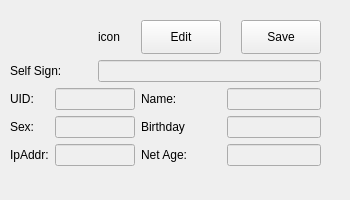
<?xml version="1.0" encoding="UTF-8"?>
<ui version="4.0">
 <class>UserInfoForm</class>
 <widget class="QWidget" name="UserInfoForm">
  <property name="enabled">
   <bool>true</bool>
  </property>
  <property name="geometry">
   <rect>
    <x>0</x>
    <y>0</y>
    <width>350</width>
    <height>200</height>
   </rect>
  </property>
  <property name="minimumSize">
   <size>
    <width>350</width>
    <height>200</height>
   </size>
  </property>
  <property name="maximumSize">
   <size>
    <width>350</width>
    <height>200</height>
   </size>
  </property>
  <property name="windowTitle">
   <string>Form</string>
  </property>
  <widget class="QWidget" name="">
   <property name="geometry">
    <rect>
     <x>10</x>
     <y>20</y>
     <width>311</width>
     <height>146</height>
    </rect>
   </property>
   <layout class="QGridLayout" name="gridLayout">
    <item row="0" column="1">
     <spacer name="verticalSpacer">
      <property name="orientation">
       <enum>Qt::Vertical</enum>
      </property>
      <property name="sizeType">
       <enum>QSizePolicy::Fixed</enum>
      </property>
      <property name="sizeHint" stdset="0">
       <size>
        <width>20</width>
        <height>40</height>
       </size>
      </property>
     </spacer>
    </item>
    <item row="0" column="2">
     <widget class="QLabel" name="lb_icon">
      <property name="sizePolicy">
       <sizepolicy hsizetype="Preferred" vsizetype="Expanding">
        <horstretch>0</horstretch>
        <verstretch>0</verstretch>
       </sizepolicy>
      </property>
      <property name="text">
       <string>icon</string>
      </property>
     </widget>
    </item>
    <item row="1" column="0" colspan="2">
     <widget class="QLabel" name="label_2">
      <property name="sizePolicy">
       <sizepolicy hsizetype="Preferred" vsizetype="Expanding">
        <horstretch>0</horstretch>
        <verstretch>0</verstretch>
       </sizepolicy>
      </property>
      <property name="text">
       <string>Self Sign:</string>
      </property>
     </widget>
    </item>
    <item row="2" column="0">
     <widget class="QLabel" name="label_3">
      <property name="sizePolicy">
       <sizepolicy hsizetype="Preferred" vsizetype="Expanding">
        <horstretch>0</horstretch>
        <verstretch>0</verstretch>
       </sizepolicy>
      </property>
      <property name="text">
       <string>UID:</string>
      </property>
     </widget>
    </item>
    <item row="2" column="1" colspan="2">
     <widget class="QLineEdit" name="le_uid">
      <property name="enabled">
       <bool>false</bool>
      </property>
      <property name="sizePolicy">
       <sizepolicy hsizetype="Preferred" vsizetype="Expanding">
        <horstretch>0</horstretch>
        <verstretch>0</verstretch>
       </sizepolicy>
      </property>
     </widget>
    </item>
    <item row="3" column="0">
     <widget class="QLabel" name="label_5">
      <property name="sizePolicy">
       <sizepolicy hsizetype="Preferred" vsizetype="Expanding">
        <horstretch>0</horstretch>
        <verstretch>0</verstretch>
       </sizepolicy>
      </property>
      <property name="text">
       <string>Sex:</string>
      </property>
     </widget>
    </item>
    <item row="3" column="1" colspan="2">
     <widget class="QLineEdit" name="le_sex">
      <property name="enabled">
       <bool>false</bool>
      </property>
      <property name="sizePolicy">
       <sizepolicy hsizetype="Preferred" vsizetype="Expanding">
        <horstretch>0</horstretch>
        <verstretch>0</verstretch>
       </sizepolicy>
      </property>
     </widget>
    </item>
    <item row="3" column="3">
     <widget class="QLabel" name="label_6">
      <property name="text">
       <string>Birthday</string>
      </property>
     </widget>
    </item>
    <item row="4" column="0">
     <widget class="QLabel" name="label_7">
      <property name="sizePolicy">
       <sizepolicy hsizetype="Preferred" vsizetype="Expanding">
        <horstretch>0</horstretch>
        <verstretch>0</verstretch>
       </sizepolicy>
      </property>
      <property name="text">
       <string>IpAddr:</string>
      </property>
     </widget>
    </item>
    <item row="4" column="1" colspan="2">
     <widget class="QLineEdit" name="le_ipAddr">
      <property name="enabled">
       <bool>false</bool>
      </property>
      <property name="sizePolicy">
       <sizepolicy hsizetype="Preferred" vsizetype="Expanding">
        <horstretch>0</horstretch>
        <verstretch>0</verstretch>
       </sizepolicy>
      </property>
     </widget>
    </item>
    <item row="4" column="3">
     <widget class="QLabel" name="label_8">
      <property name="text">
       <string>Net Age:</string>
      </property>
     </widget>
    </item>
    <item row="1" column="2" colspan="4">
     <widget class="QLineEdit" name="le_sign">
      <property name="enabled">
       <bool>false</bool>
      </property>
      <property name="sizePolicy">
       <sizepolicy hsizetype="Preferred" vsizetype="Expanding">
        <horstretch>0</horstretch>
        <verstretch>0</verstretch>
       </sizepolicy>
      </property>
     </widget>
    </item>
    <item row="2" column="3">
     <widget class="QLabel" name="label_4">
      <property name="text">
       <string>Name:</string>
      </property>
     </widget>
    </item>
    <item row="2" column="4" colspan="2">
     <widget class="QLineEdit" name="le_name">
      <property name="enabled">
       <bool>false</bool>
      </property>
      <property name="sizePolicy">
       <sizepolicy hsizetype="Preferred" vsizetype="Expanding">
        <horstretch>0</horstretch>
        <verstretch>0</verstretch>
       </sizepolicy>
      </property>
     </widget>
    </item>
    <item row="3" column="4" colspan="2">
     <widget class="QLineEdit" name="le_birth">
      <property name="enabled">
       <bool>false</bool>
      </property>
      <property name="sizePolicy">
       <sizepolicy hsizetype="Preferred" vsizetype="Expanding">
        <horstretch>0</horstretch>
        <verstretch>0</verstretch>
       </sizepolicy>
      </property>
     </widget>
    </item>
    <item row="4" column="4" colspan="2">
     <widget class="QLineEdit" name="le_netAge">
      <property name="enabled">
       <bool>false</bool>
      </property>
      <property name="sizePolicy">
       <sizepolicy hsizetype="Preferred" vsizetype="Expanding">
        <horstretch>0</horstretch>
        <verstretch>0</verstretch>
       </sizepolicy>
      </property>
     </widget>
    </item>
    <item row="0" column="3">
     <widget class="QPushButton" name="pb_Edit">
      <property name="sizePolicy">
       <sizepolicy hsizetype="Preferred" vsizetype="Preferred">
        <horstretch>0</horstretch>
        <verstretch>0</verstretch>
       </sizepolicy>
      </property>
      <property name="text">
       <string>Edit</string>
      </property>
     </widget>
    </item>
    <item row="0" column="5">
     <widget class="QPushButton" name="pb_Save">
      <property name="sizePolicy">
       <sizepolicy hsizetype="Preferred" vsizetype="Preferred">
        <horstretch>0</horstretch>
        <verstretch>0</verstretch>
       </sizepolicy>
      </property>
      <property name="text">
       <string>Save</string>
      </property>
     </widget>
    </item>
   </layout>
  </widget>
 </widget>
 <resources/>
 <connections/>
</ui>
